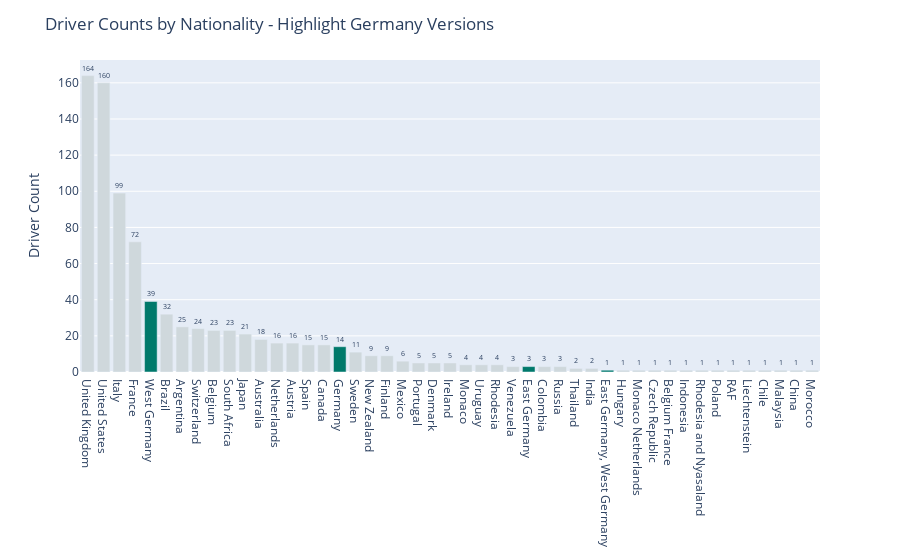

Notebook source saved alongside this figure:
### Markdown cell above
Looking at the above chart, it looks like Germany is split into Germany and pre-unification West Germany/East Germany.   
Here, I will highlight the observations mentioned

### Code cell
lowlight = '#CFD8DC'
highlight = '#00796B'
country_highlighter = (
    [highlight if i in ['Germany','West Germany','East Germany','East Germany, West Germany'] 
     else lowlight for i in drv_nat['Nationality']]
)

fig = px.bar(x=drv_nat['Nationality'], y=drv_nat['Driver_Cnt'], 
             text_auto=True, color_discrete_sequence=country_highlighter, color=drv_nat['Nationality'])
fig.update_traces(textposition='outside', textfont_size=10)
fig.update_layout(title='Driver Counts by Nationality - Highlight Germany Versions',
                  yaxis_title='Driver Count',
                  xaxis_title=None,
                  showlegend=False,
                  uniformtext_minsize=3,
                  uniformtext_mode='hide')

fig.show()

### Figure 1 — Plotly figure (JSON) as saved in the notebook; plotly's stock layout.template omitted (floating-point values rounded to 4 significant figures)
{"data": [{"alignmentgroup": "True", "hovertemplate": "color=United Kingdom<br>x=%{x}<br>y=%{y}<extra></extra>", "legendgroup": "United Kingdom", "marker": {"color": "#CFD8DC", "pattern": {"shape": ""}}, "name": "United Kingdom", "offsetgroup": "United Kingdom", "orientation": "v", "showlegend": true, "textfont": {"size": 10}, "textposition": "outside", "texttemplate": "%{y}", "type": "bar", "x": ["United Kingdom"], "xaxis": "x", "y": [164], "yaxis": "y"}, {"alignmentgroup": "True", "hovertemplate": "color=United States<br>x=%{x}<br>y=%{y}<extra></extra>", "legendgroup": "United States", "marker": {"color": "#CFD8DC", "pattern": {"shape": ""}}, "name": "United States", "offsetgroup": "United States", "orientation": "v", "showlegend": true, "textfont": {"size": 10}, "textposition": "outside", "texttemplate": "%{y}", "type": "bar", "x": ["United States"], "xaxis": "x", "y": [160], "yaxis": "y"}, {"alignmentgroup": "True", "hovertemplate": "color=Italy<br>x=%{x}<br>y=%{y}<extra></extra>", "legendgroup": "Italy", "marker": {"color": "#CFD8DC", "pattern": {"shape": ""}}, "name": "Italy", "offsetgroup": "Italy", "orientation": "v", "showlegend": true, "textfont": {"size": 10}, "textposition": "outside", "texttemplate": "%{y}", "type": "bar", "x": ["Italy"], "xaxis": "x", "y": [99], "yaxis": "y"}, {"alignmentgroup": "True", "hovertemplate": "color=France<br>x=%{x}<br>y=%{y}<extra></extra>", "legendgroup": "France", "marker": {"color": "#CFD8DC", "pattern": {"shape": ""}}, "name": "France", "offsetgroup": "France", "orientation": "v", "showlegend": true, "textfont": {"size": 10}, "textposition": "outside", "texttemplate": "%{y}", "type": "bar", "x": ["France"], "xaxis": "x", "y": [72], "yaxis": "y"}, {"alignmentgroup": "True", "hovertemplate": "color=West Germany<br>x=%{x}<br>y=%{y}<extra></extra>", "legendgroup": "West Germany", "marker": {"color": "#00796B", "pattern": {"shape": ""}}, "name": "West Germany", "offsetgroup": "West Germany", "orientation": "v", "showlegend": true, "textfont": {"size": 10}, "textposition": "outside", "texttemplate": "%{y}", "type": "bar", "x": ["West Germany"], "xaxis": "x", "y": [39], "yaxis": "y"}, {"alignmentgroup": "True", "hovertemplate": "color=Brazil<br>x=%{x}<br>y=%{y}<extra></extra>", "legendgroup": "Brazil", "marker": {"color": "#CFD8DC", "pattern": {"shape": ""}}, "name": "Brazil", "offsetgroup": "Brazil", "orientation": "v", "showlegend": true, "textfont": {"size": 10}, "textposition": "outside", "texttemplate": "%{y}", "type": "bar", "x": ["Brazil"], "xaxis": "x", "y": [32], "yaxis": "y"}, {"alignmentgroup": "True", "hovertemplate": "color=Argentina<br>x=%{x}<br>y=%{y}<extra></extra>", "legendgroup": "Argentina", "marker": {"color": "#CFD8DC", "pattern": {"shape": ""}}, "name": "Argentina", "offsetgroup": "Argentina", "orientation": "v", "showlegend": true, "textfont": {"size": 10}, "textposition": "outside", "texttemplate": "%{y}", "type": "bar", "x": ["Argentina"], "xaxis": "x", "y": [25], "yaxis": "y"}, {"alignmentgroup": "True", "hovertemplate": "color=Switzerland<br>x=%{x}<br>y=%{y}<extra></extra>", "legendgroup": "Switzerland", "marker": {"color": "#CFD8DC", "pattern": {"shape": ""}}, "name": "Switzerland", "offsetgroup": "Switzerland", "orientation": "v", "showlegend": true, "textfont": {"size": 10}, "textposition": "outside", "texttemplate": "%{y}", "type": "bar", "x": ["Switzerland"], "xaxis": "x", "y": [24], "yaxis": "y"}, {"alignmentgroup": "True", "hovertemplate": "color=Belgium<br>x=%{x}<br>y=%{y}<extra></extra>", "legendgroup": "Belgium", "marker": {"color": "#CFD8DC", "pattern": {"shape": ""}}, "name": "Belgium", "offsetgroup": "Belgium", "orientation": "v", "showlegend": true, "textfont": {"size": 10}, "textposition": "outside", "texttemplate": "%{y}", "type": "bar", "x": ["Belgium"], "xaxis": "x", "y": [23], "yaxis": "y"}, {"alignmentgroup": "True", "hovertemplate": "color=South Africa<br>x=%{x}<br>y=%{y}<extra></extra>", "legendgroup": "South Africa", "marker": {"color": "#CFD8DC", "pattern": {"shape": ""}}, "name": "South Africa", "offsetgroup": "South Africa", "orientation": "v", "showlegend": true, "textfont": {"size": 10}, "textposition": "outside", "texttemplate": "%{y}", "type": "bar", "x": ["South Africa"], "xaxis": "x", "y": [23], "yaxis": "y"}, {"alignmentgroup": "True", "hovertemplate": "color=Japan<br>x=%{x}<br>y=%{y}<extra></extra>", "legendgroup": "Japan", "marker": {"color": "#CFD8DC", "pattern": {"shape": ""}}, "name": "Japan", "offsetgroup": "Japan", "orientation": "v", "showlegend": true, "textfont": {"size": 10}, "textposition": "outside", "texttemplate": "%{y}", "type": "bar", "x": ["Japan"], "xaxis": "x", "y": [21], "yaxis": "y"}, {"alignmentgroup": "True", "hovertemplate": "color=Australia<br>x=%{x}<br>y=%{y}<extra></extra>", "legendgroup": "Australia", "marker": {"color": "#CFD8DC", "pattern": {"shape": ""}}, "name": "Australia", "offsetgroup": "Australia", "orientation": "v", "showlegend": true, "textfont": {"size": 10}, "textposition": "outside", "texttemplate": "%{y}", "type": "bar", "x": ["Australia"], "xaxis": "x", "y": [18], "yaxis": "y"}, {"alignmentgroup": "True", "hovertemplate": "color=Netherlands<br>x=%{x}<br>y=%{y}<extra></extra>", "legendgroup": "Netherlands", "marker": {"color": "#CFD8DC", "pattern": {"shape": ""}}, "name": "Netherlands", "offsetgroup": "Netherlands", "orientation": "v", "showlegend": true, "textfont": {"size": 10}, "textposition": "outside", "texttemplate": "%{y}", "type": "bar", "x": ["Netherlands"], "xaxis": "x", "y": [16], "yaxis": "y"}, {"alignmentgroup": "True", "hovertemplate": "color=Austria<br>x=%{x}<br>y=%{y}<extra></extra>", "legendgroup": "Austria", "marker": {"color": "#CFD8DC", "pattern": {"shape": ""}}, "name": "Austria", "offsetgroup": "Austria", "orientation": "v", "showlegend": true, "textfont": {"size": 10}, "textposition": "outside", "texttemplate": "%{y}", "type": "bar", "x": ["Austria"], "xaxis": "x", "y": [16], "yaxis": "y"}, {"alignmentgroup": "True", "hovertemplate": "color=Spain<br>x=%{x}<br>y=%{y}<extra></extra>", "legendgroup": "Spain", "marker": {"color": "#CFD8DC", "pattern": {"shape": ""}}, "name": "Spain", "offsetgroup": "Spain", "orientation": "v", "showlegend": true, "textfont": {"size": 10}, "textposition": "outside", "texttemplate": "%{y}", "type": "bar", "x": ["Spain"], "xaxis": "x", "y": [15], "yaxis": "y"}, {"alignmentgroup": "True", "hovertemplate": "color=Canada<br>x=%{x}<br>y=%{y}<extra></extra>", "legendgroup": "Canada", "marker": {"color": "#CFD8DC", "pattern": {"shape": ""}}, "name": "Canada", "offsetgroup": "Canada", "orientation": "v", "showlegend": true, "textfont": {"size": 10}, "textposition": "outside", "texttemplate": "%{y}", "type": "bar", "x": ["Canada"], "xaxis": "x", "y": [15], "yaxis": "y"}, {"alignmentgroup": "True", "hovertemplate": "color=Germany<br>x=%{x}<br>y=%{y}<extra></extra>", "legendgroup": "Germany", "marker": {"color": "#00796B", "pattern": {"shape": ""}}, "name": "Germany", "offsetgroup": "Germany", "orientation": "v", "showlegend": true, "textfont": {"size": 10}, "textposition": "outside", "texttemplate": "%{y}", "type": "bar", "x": ["Germany"], "xaxis": "x", "y": [14], "yaxis": "y"}, {"alignmentgroup": "True", "hovertemplate": "color=Sweden<br>x=%{x}<br>y=%{y}<extra></extra>", "legendgroup": "Sweden", "marker": {"color": "#CFD8DC", "pattern": {"shape": ""}}, "name": "Sweden", "offsetgroup": "Sweden", "orientation": "v", "showlegend": true, "textfont": {"size": 10}, "textposition": "outside", "texttemplate": "%{y}", "type": "bar", "x": ["Sweden"], "xaxis": "x", "y": [11], "yaxis": "y"}, {"alignmentgroup": "True", "hovertemplate": "color=New Zealand<br>x=%{x}<br>y=%{y}<extra></extra>", "legendgroup": "New Zealand", "marker": {"color": "#CFD8DC", "pattern": {"shape": ""}}, "name": "New Zealand", "offsetgroup": "New Zealand", "orientation": "v", "showlegend": true, "textfont": {"size": 10}, "textposition": "outside", "texttemplate": "%{y}", "type": "bar", "x": ["New Zealand"], "xaxis": "x", "y": [9], "yaxis": "y"}, {"alignmentgroup": "True", "hovertemplate": "color=Finland<br>x=%{x}<br>y=%{y}<extra></extra>", "legendgroup": "Finland", "marker": {"color": "#CFD8DC", "pattern": {"shape": ""}}, "name": "Finland", "offsetgroup": "Finland", "orientation": "v", "showlegend": true, "textfont": {"size": 10}, "textposition": "outside", "texttemplate": "%{y}", "type": "bar", "x": ["Finland"], "xaxis": "x", "y": [9], "yaxis": "y"}, {"alignmentgroup": "True", "hovertemplate": "color=Mexico<br>x=%{x}<br>y=%{y}<extra></extra>", "legendgroup": "Mexico", "marker": {"color": "#CFD8DC", "pattern": {"shape": ""}}, "name": "Mexico", "offsetgroup": "Mexico", "orientation": "v", "showlegend": true, "textfont": {"size": 10}, "textposition": "outside", "texttemplate": "%{y}", "type": "bar", "x": ["Mexico"], "xaxis": "x", "y": [6], "yaxis": "y"}, {"alignmentgroup": "True", "hovertemplate": "color=Portugal<br>x=%{x}<br>y=%{y}<extra></extra>", "legendgroup": "Portugal", "marker": {"color": "#CFD8DC", "pattern": {"shape": ""}}, "name": "Portugal", "offsetgroup": "Portugal", "orientation": "v", "showlegend": true, "textfont": {"size": 10}, "textposition": "outside", "texttemplate": "%{y}", "type": "bar", "x": ["Portugal"], "xaxis": "x", "y": [5], "yaxis": "y"}, {"alignmentgroup": "True", "hovertemplate": "color=Denmark<br>x=%{x}<br>y=%{y}<extra></extra>", "legendgroup": "Denmark", "marker": {"color": "#CFD8DC", "pattern": {"shape": ""}}, "name": "Denmark", "offsetgroup": "Denmark", "orientation": "v", "showlegend": true, "textfont": {"size": 10}, "textposition": "outside", "texttemplate": "%{y}", "type": "bar", "x": ["Denmark"], "xaxis": "x", "y": [5], "yaxis": "y"}, {"alignmentgroup": "True", "hovertemplate": "color=Ireland<br>x=%{x}<br>y=%{y}<extra></extra>", "legendgroup": "Ireland", "marker": {"color": "#CFD8DC", "pattern": {"shape": ""}}, "name": "Ireland", "offsetgroup": "Ireland", "orientation": "v", "showlegend": true, "textfont": {"size": 10}, "textposition": "outside", "texttemplate": "%{y}", "type": "bar", "x": ["Ireland"], "xaxis": "x", "y": [5], "yaxis": "y"}, {"alignmentgroup": "True", "hovertemplate": "color=Monaco<br>x=%{x}<br>y=%{y}<extra></extra>", "legendgroup": "Monaco", "marker": {"color": "#CFD8DC", "pattern": {"shape": ""}}, "name": "Monaco", "offsetgroup": "Monaco", "orientation": "v", "showlegend": true, "textfont": {"size": 10}, "textposition": "outside", "texttemplate": "%{y}", "type": "bar", "x": ["Monaco"], "xaxis": "x", "y": [4], "yaxis": "y"}, {"alignmentgroup": "True", "hovertemplate": "color=Uruguay<br>x=%{x}<br>y=%{y}<extra></extra>", "legendgroup": "Uruguay", "marker": {"color": "#CFD8DC", "pattern": {"shape": ""}}, "name": "Uruguay", "offsetgroup": "Uruguay", "orientation": "v", "showlegend": true, "textfont": {"size": 10}, "textposition": "outside", "texttemplate": "%{y}", "type": "bar", "x": ["Uruguay"], "xaxis": "x", "y": [4], "yaxis": "y"}, {"alignmentgroup": "True", "hovertemplate": "color=Rhodesia<br>x=%{x}<br>y=%{y}<extra></extra>", "legendgroup": "Rhodesia", "marker": {"color": "#CFD8DC", "pattern": {"shape": ""}}, "name": "Rhodesia", "offsetgroup": "Rhodesia", "orientation": "v", "showlegend": true, "textfont": {"size": 10}, "textposition": "outside", "texttemplate": "%{y}", "type": "bar", "x": ["Rhodesia"], "xaxis": "x", "y": [4], "yaxis": "y"}, {"alignmentgroup": "True", "hovertemplate": "color=Venezuela<br>x=%{x}<br>y=%{y}<extra></extra>", "legendgroup": "Venezuela", "marker": {"color": "#CFD8DC", "pattern": {"shape": ""}}, "name": "Venezuela", "offsetgroup": "Venezuela", "orientation": "v", "showlegend": true, "textfont": {"size": 10}, "textposition": "outside", "texttemplate": "%{y}", "type": "bar", "x": ["Venezuela"], "xaxis": "x", "y": [3], "yaxis": "y"}, {"alignmentgroup": "True", "hovertemplate": "color=East Germany<br>x=%{x}<br>y=%{y}<extra></extra>", "legendgroup": "East Germany", "marker": {"color": "#00796B", "pattern": {"shape": ""}}, "name": "East Germany", "offsetgroup": "East Germany", "orientation": "v", "showlegend": true, "textfont": {"size": 10}, "textposition": "outside", "texttemplate": "%{y}", "type": "bar", "x": ["East Germany"], "xaxis": "x", "y": [3], "yaxis": "y"}, {"alignmentgroup": "True", "hovertemplate": "color=Colombia<br>x=%{x}<br>y=%{y}<extra></extra>", "legendgroup": "Colombia", "marker": {"color": "#CFD8DC", "pattern": {"shape": ""}}, "name": "Colombia", "offsetgroup": "Colombia", "orientation": "v", "showlegend": true, "textfont": {"size": 10}, "textposition": "outside", "texttemplate": "%{y}", "type": "bar", "x": ["Colombia"], "xaxis": "x", "y": [3], "yaxis": "y"}, {"alignmentgroup": "True", "hovertemplate": "color=Russia<br>x=%{x}<br>y=%{y}<extra></extra>", "legendgroup": "Russia", "marker": {"color": "#CFD8DC", "pattern": {"shape": ""}}, "name": "Russia", "offsetgroup": "Russia", "orientation": "v", "showlegend": true, "textfont": {"size": 10}, "textposition": "outside", "texttemplate": "%{y}", "type": "bar", "x": ["Russia"], "xaxis": "x", "y": [3], "yaxis": "y"}, {"alignmentgroup": "True", "hovertemplate": "color=Thailand<br>x=%{x}<br>y=%{y}<extra></extra>", "legendgroup": "Thailand", "marker": {"color": "#CFD8DC", "pattern": {"shape": ""}}, "name": "Thailand", "offsetgroup": "Thailand", "orientation": "v", "showlegend": true, "textfont": {"size": 10}, "textposition": "outside", "texttemplate": "%{y}", "type": "bar", "x": ["Thailand"], "xaxis": "x", "y": [2], "yaxis": "y"}, {"alignmentgroup": "True", "hovertemplate": "color=India<br>x=%{x}<br>y=%{y}<extra></extra>", "legendgroup": "India", "marker": {"color": "#CFD8DC", "pattern": {"shape": ""}}, "name": "India", "offsetgroup": "India", "orientation": "v", "showlegend": true, "textfont": {"size": 10}, "textposition": "outside", "texttemplate": "%{y}", "type": "bar", "x": ["India"], "xaxis": "x", "y": [2], "yaxis": "y"}, {"alignmentgroup": "True", "hovertemplate": "color=East Germany, West Germany<br>x=%{x}<br>y=%{y}<extra></extra>", "legendgroup": "East Germany, West Germany", "marker": {"color": "#00796B", "pattern": {"shape": ""}}, "name": "East Germany, West Germany", "offsetgroup": "East Germany, West Germany", "orientation": "v", "showlegend": true, "textfont": {"size": 10}, "textposition": "outside", "texttemplate": "%{y}", "type": "bar", "x": ["East Germany, West Germany"], "xaxis": "x", "y": [1], "yaxis": "y"}, {"alignmentgroup": "True", "hovertemplate": "color=Hungary<br>x=%{x}<br>y=%{y}<extra></extra>", "legendgroup": "Hungary", "marker": {"color": "#CFD8DC", "pattern": {"shape": ""}}, "name": "Hungary", "offsetgroup": "Hungary", "orientation": "v", "showlegend": true, "textfont": {"size": 10}, "textposition": "outside", "texttemplate": "%{y}", "type": "bar", "x": ["Hungary"], "xaxis": "x", "y": [1], "yaxis": "y"}, {"alignmentgroup": "True", "hovertemplate": "color=Monaco Netherlands<br>x=%{x}<br>y=%{y}<extra></extra>", "legendgroup": "Monaco Netherlands", "marker": {"color": "#CFD8DC", "pattern": {"shape": ""}}, "name": "Monaco Netherlands", "offsetgroup": "Monaco Netherlands", "orientation": "v", "showlegend": true, "textfont": {"size": 10}, "textposition": "outside", "texttemplate": "%{y}", "type": "bar", "x": ["Monaco Netherlands"], "xaxis": "x", "y": [1], "yaxis": "y"}, {"alignmentgroup": "True", "hovertemplate": "color=Czech Republic<br>x=%{x}<br>y=%{y}<extra></extra>", "legendgroup": "Czech Republic", "marker": {"color": "#CFD8DC", "pattern": {"shape": ""}}, "name": "Czech Republic", "offsetgroup": "Czech Republic", "orientation": "v", "showlegend": true, "textfont": {"size": 10}, "textposition": "outside", "texttemplate": "%{y}", "type": "bar", "x": ["Czech Republic"], "xaxis": "x", "y": [1], "yaxis": "y"}, {"alignmentgroup": "True", "hovertemplate": "color=Belgium France<br>x=%{x}<br>y=%{y}<extra></extra>", "legendgroup": "Belgium France", "marker": {"color": "#CFD8DC", "pattern": {"shape": ""}}, "name": "Belgium France", "offsetgroup": "Belgium France", "orientation": "v", "showlegend": true, "textfont": {"size": 10}, "textposition": "outside", "texttemplate": "%{y}", "type": "bar", "x": ["Belgium France"], "xaxis": "x", "y": [1], "yaxis": "y"}, {"alignmentgroup": "True", "hovertemplate": "color=Indonesia<br>x=%{x}<br>y=%{y}<extra></extra>", "legendgroup": "Indonesia", "marker": {"color": "#CFD8DC", "pattern": {"shape": ""}}, "name": "Indonesia", "offsetgroup": "Indonesia", "orientation": "v", "showlegend": true, "textfont": {"size": 10}, "textposition": "outside", "texttemplate": "%{y}", "type": "bar", "x": ["Indonesia"], "xaxis": "x", "y": [1], "yaxis": "y"}, {"alignmentgroup": "True", "hovertemplate": "color=Rhodesia and Nyasaland<br>x=%{x}<br>y=%{y}<extra></extra>", "legendgroup": "Rhodesia and Nyasaland", "marker": {"color": "#CFD8DC", "pattern": {"shape": ""}}, "name": "Rhodesia and Nyasaland", "offsetgroup": "Rhodesia and Nyasaland", "orientation": "v", "showlegend": true, "textfont": {"size": 10}, "textposition": "outside", "texttemplate": "%{y}", "type": "bar", "x": ["Rhodesia and Nyasaland"], "xaxis": "x", "y": [1], "yaxis": "y"}, {"alignmentgroup": "True", "hovertemplate": "color=Poland<br>x=%{x}<br>y=%{y}<extra></extra>", "legendgroup": "Poland", "marker": {"color": "#CFD8DC", "pattern": {"shape": ""}}, "name": "Poland", "offsetgroup": "Poland", "orientation": "v", "showlegend": true, "textfont": {"size": 10}, "textposition": "outside", "texttemplate": "%{y}", "type": "bar", "x": ["Poland"], "xaxis": "x", "y": [1], "yaxis": "y"}, {"alignmentgroup": "True", "hovertemplate": "color=RAF<br>x=%{x}<br>y=%{y}<extra></extra>", "legendgroup": "RAF", "marker": {"color": "#CFD8DC", "pattern": {"shape": ""}}, "name": "RAF", "offsetgroup": "RAF", "orientation": "v", "showlegend": true, "textfont": {"size": 10}, "textposition": "outside", "texttemplate": "%{y}", "type": "bar", "x": ["RAF"], "xaxis": "x", "y": [1], "yaxis": "y"}, {"alignmentgroup": "True", "hovertemplate": "color=Liechtenstein<br>x=%{x}<br>y=%{y}<extra></extra>", "legendgroup": "Liechtenstein", "marker": {"color": "#CFD8DC", "pattern": {"shape": ""}}, "name": "Liechtenstein", "offsetgroup": "Liechtenstein", "orientation": "v", "showlegend": true, "textfont": {"size": 10}, "textposition": "outside", "texttemplate": "%{y}", "type": "bar", "x": ["Liechtenstein"], "xaxis": "x", "y": [1], "yaxis": "y"}, {"alignmentgroup": "True", "hovertemplate": "color=Chile<br>x=%{x}<br>y=%{y}<extra></extra>", "legendgroup": "Chile", "marker": {"color": "#CFD8DC", "pattern": {"shape": ""}}, "name": "Chile", "offsetgroup": "Chile", "orientation": "v", "showlegend": true, "textfont": {"size": 10}, "textposition": "outside", "texttemplate": "%{y}", "type": "bar", "x": ["Chile"], "xaxis": "x", "y": [1], "yaxis": "y"}, {"alignmentgroup": "True", "hovertemplate": "color=Malaysia<br>x=%{x}<br>y=%{y}<extra></extra>", "legendgroup": "Malaysia", "marker": {"color": "#CFD8DC", "pattern": {"shape": ""}}, "name": "Malaysia", "offsetgroup": "Malaysia", "orientation": "v", "showlegend": true, "textfont": {"size": 10}, "textposition": "outside", "texttemplate": "%{y}", "type": "bar", "x": ["Malaysia"], "xaxis": "x", "y": [1], "yaxis": "y"}, {"alignmentgroup": "True", "hovertemplate": "color=China<br>x=%{x}<br>y=%{y}<extra></extra>", "legendgroup": "China", "marker": {"color": "#CFD8DC", "pattern": {"shape": ""}}, "name": "China", "offsetgroup": "China", "orientation": "v", "showlegend": true, "textfont": {"size": 10}, "textposition": "outside", "texttemplate": "%{y}", "type": "bar", "x": ["China"], "xaxis": "x", "y": [1], "yaxis": "y"}, {"alignmentgroup": "True", "hovertemplate": "color=Morocco<br>x=%{x}<br>y=%{y}<extra></extra>", "legendgroup": "Morocco", "marker": {"color": "#CFD8DC", "pattern": {"shape": ""}}, "name": "Morocco", "offsetgroup": "Morocco", "orientation": "v", "showlegend": true, "textfont": {"size": 10}, "textposition": "outside", "texttemplate": "%{y}", "type": "bar", "x": ["Morocco"], "xaxis": "x", "y": [1], "yaxis": "y"}], "layout": {"barmode": "relative", "legend": {"title": {"text": "color"}, "tracegroupgap": 0}, "margin": {"t": 60}, "showlegend": false, "title": {"text": "Driver Counts by Nationality - Highlight Germany Versions"}, "uniformtext": {"minsize": 3, "mode": "hide"}, "xaxis": {"anchor": "y", "domain": [0, 1], "title": {}}, "yaxis": {"anchor": "x", "domain": [0, 1], "title": {"text": "Driver Count"}}}}
